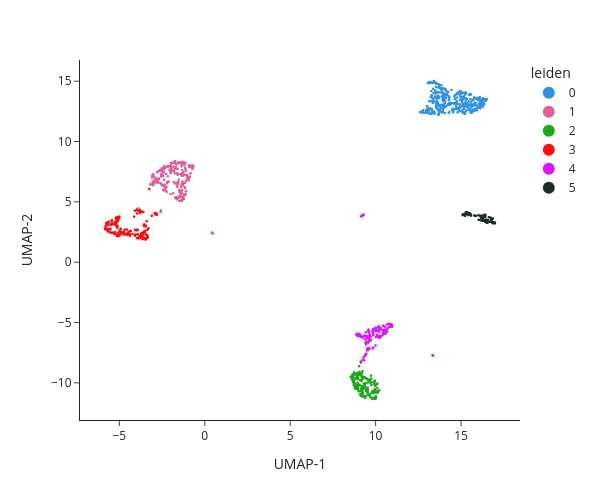

Notebook cell for this chart:
### Code cell
snap.pl.umap(data, color='leiden', interactive=True, height=500)

### Figure 1 — Plotly figure (JSON) as saved in the notebook; plotly's stock layout.template omitted (floating-point values rounded to 4 significant figures; data arrays with more than 128 entries replaced by an {"elided": "..."} marker saying what was removed)
{"data": [{"hovertemplate": "leiden=0<br>UMAP-1=%{x}<br>UMAP-2=%{y}<extra></extra>", "legendgroup": "0", "marker": {"color": "#2E91E5", "opacity": 1, "size": 2.814, "symbol": "circle"}, "mode": "markers", "name": "0", "showlegend": true, "type": "scattergl", "x": {"elided": "348 float values"}, "xaxis": "x", "y": {"elided": "348 float values"}, "yaxis": "y"}, {"hovertemplate": "leiden=1<br>UMAP-1=%{x}<br>UMAP-2=%{y}<extra></extra>", "legendgroup": "1", "marker": {"color": "#E15F99", "opacity": 1, "size": 2.814, "symbol": "circle"}, "mode": "markers", "name": "1", "showlegend": true, "type": "scattergl", "x": {"elided": "261 float values"}, "xaxis": "x", "y": {"elided": "261 float values"}, "yaxis": "y"}, {"hovertemplate": "leiden=2<br>UMAP-1=%{x}<br>UMAP-2=%{y}<extra></extra>", "legendgroup": "2", "marker": {"color": "#1CA71C", "opacity": 1, "size": 2.814, "symbol": "circle"}, "mode": "markers", "name": "2", "showlegend": true, "type": "scattergl", "x": {"elided": "178 float values"}, "xaxis": "x", "y": {"elided": "178 float values"}, "yaxis": "y"}, {"hovertemplate": "leiden=3<br>UMAP-1=%{x}<br>UMAP-2=%{y}<extra></extra>", "legendgroup": "3", "marker": {"color": "#FB0D0D", "opacity": 1, "size": 2.814, "symbol": "circle"}, "mode": "markers", "name": "3", "showlegend": true, "type": "scattergl", "x": {"elided": "177 float values"}, "xaxis": "x", "y": {"elided": "177 float values"}, "yaxis": "y"}, {"hovertemplate": "leiden=4<br>UMAP-1=%{x}<br>UMAP-2=%{y}<extra></extra>", "legendgroup": "4", "marker": {"color": "#DA16FF", "opacity": 1, "size": 2.814, "symbol": "circle"}, "mode": "markers", "name": "4", "showlegend": true, "type": "scattergl", "x": {"elided": "165 float values"}, "xaxis": "x", "y": {"elided": "165 float values"}, "yaxis": "y"}, {"hovertemplate": "leiden=5<br>UMAP-1=%{x}<br>UMAP-2=%{y}<extra></extra>", "legendgroup": "5", "marker": {"color": "#222A2A", "opacity": 1, "size": 2.814, "symbol": "circle"}, "mode": "markers", "name": "5", "showlegend": true, "type": "scattergl", "x": [15.31, 16.25, 16.82, 16.22, 16.41, 16.3, 15.27, 15.23, 15.25, 15.56, 16.85, 16.29, 16.35, 16.11, 15.17, 16.75, 16.84, 16.43, 16.15, 15.87, 15.18, 15.11, 15.42, 15.35, 16.92, 15.12, 16.94, 16.17, 16.57, 15.58, 15.21, 16.55, 16.43, 16.33, 16.91, 15.51, 16.37, 16.47, 16.47, 16.36, 16.26, 16.97, 15.81, 16.04, 16.51, 15.24, 16.17, 16.53, 16.42, 16.95, 15.77, 16.99, 16.7, 16.29, 15.09, 16.73, 15.12, 16.46, 16.15, 16.95, 16.15, 16.5, 15.3, 15.31, 16.31, 15.58, 16.98, 16.55, 16.22, 16.54, 15.17, 16.81, 16.02, 16.86, 16.42, 16.87, 16.26, 16.49, 16.63, 15.37, 15.22, 16.56, 15.34], "xaxis": "x", "y": [4.04, 3.61, 3.304, 3.761, 3.756, 3.556, 4.132, 3.903, 3.873, 3.97, 3.264, 3.828, 3.925, 3.836, 3.922, 3.499, 3.236, 3.328, 3.856, 3.833, 3.939, 3.977, 3.907, 4.057, 3.22, 3.925, 3.256, 3.797, 3.467, 3.892, 3.956, 3.35, 3.926, 3.426, 3.282, 4.063, 3.467, 3.326, 3.533, 3.889, 3.767, 3.259, 3.856, 3.512, 3.277, 3.845, 3.674, 3.469, 3.345, 3.256, 3.871, 3.224, 3.338, 3.435, 3.904, 3.679, 3.915, 3.522, 3.46, 3.247, 3.856, 3.321, 4.115, 4.14, 3.774, 3.862, 3.294, 3.312, 3.84, 3.264, 3.937, 3.532, 3.892, 3.616, 3.505, 3.323, 3.438, 3.351, 3.732, 4.143, 3.968, 3.489, 4.011], "yaxis": "y"}], "layout": {"height": 500, "legend": {"itemsizing": "constant", "title": {"text": "leiden"}, "tracegroupgap": 0}, "margin": {"t": 60}, "width": 600, "xaxis": {"anchor": "y", "domain": [0, 1], "title": {"text": "UMAP-1"}}, "yaxis": {"anchor": "x", "domain": [0, 1], "title": {"text": "UMAP-2"}}}}
